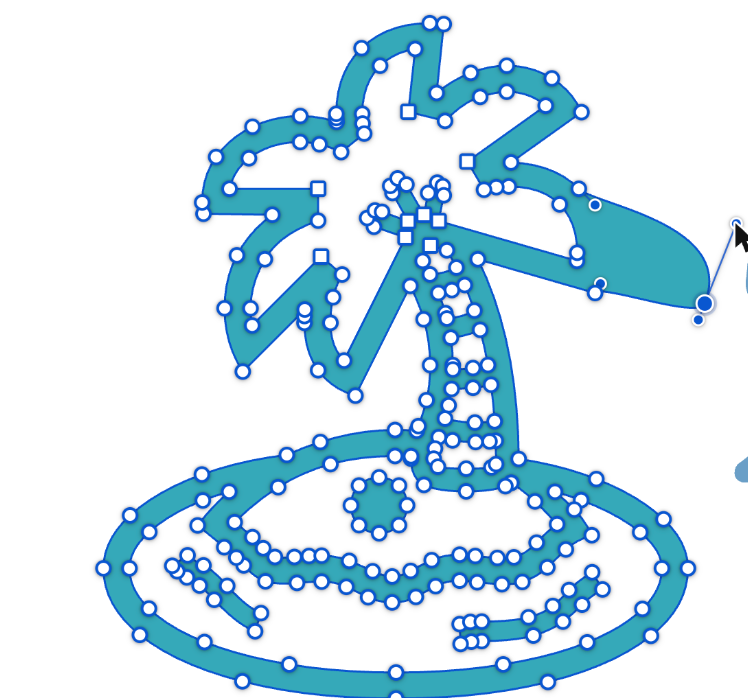
#> input picture tools/pack/brief/edit-points.png, 748 x 698 px
$ python -i blog_images.py   (imports and definitions only)
#> lines starting #> are read from the running program, lines starting #| are printed output that depends on the picture; after the words box and inside, x2 and y2 are one past the last pixel; in counts of white or black regions, pixels touching at a corner belong together
#> further down, picture is the input picture: PIL image 748x698 RGB; mean R, G, B 202.5, 226.9, 238
#!/usr/bin/env python3
"""Render annotated blog graphics for /blog/letter-spacing-google-slides.

Usage: python3 tools/blog_images.py <dir-with-raw-captures>
Raw captures are browser screenshots named by key in RAW below.
Outputs PNGs into cloud/static/blog/img/.
"""
import sys
from pathlib import Path
from PIL import Image, ImageDraw, ImageFilter, ImageFont

ROOT = Path(__file__).resolve().parent.parent
OUT = ROOT / "cloud" / "static" / "blog" / "img"
FONT = Path("/tmp/fonts/Overpass.ttf")

YELLOW = (255, 199, 0)
BLUE = (0, 102, 255)
INK = (28, 30, 34)
MUTE = (107, 111, 118)
BG = (246, 247, 249)
WHITE = (255, 255, 255)
RED = (226, 64, 52)


# [57 lines left out: functions font, cursor, shadow_card, ring, pill, not called in this run]


def scale(img, k):
    return img.resize((int(img.width * k), int(img.height * k)), Image.LANCZOS)


# ------------------------------------------------------------------ graphics
# [119 lines left out: functions hero, anatomy, not called in this run]


def foreground_mask(orig, keep=()):
    """Pixels that should stay ON TOP of annotation rings: the cursor (dark pixels,
    dilated to include its white outline) and any ink inside `keep` boxes (scaled coords)."""
#> called with keep = ()
    from PIL import ImageChops
    lum = orig.convert("L")
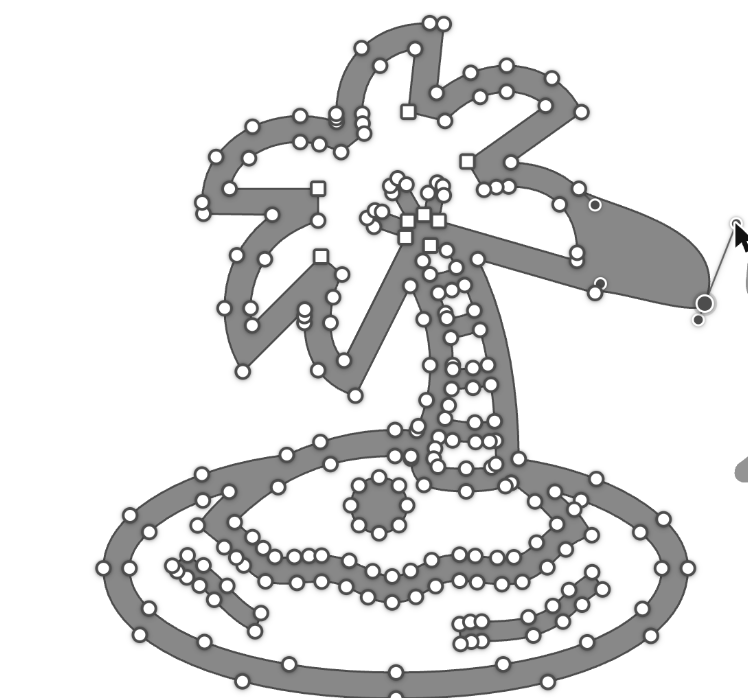
#> lum: PIL image 748x698 L; min 17, max 255, mean 220.8
    dark = lum.point(lambda v: 255 if v < 60 else 0).filter(ImageFilter.MaxFilter(9))
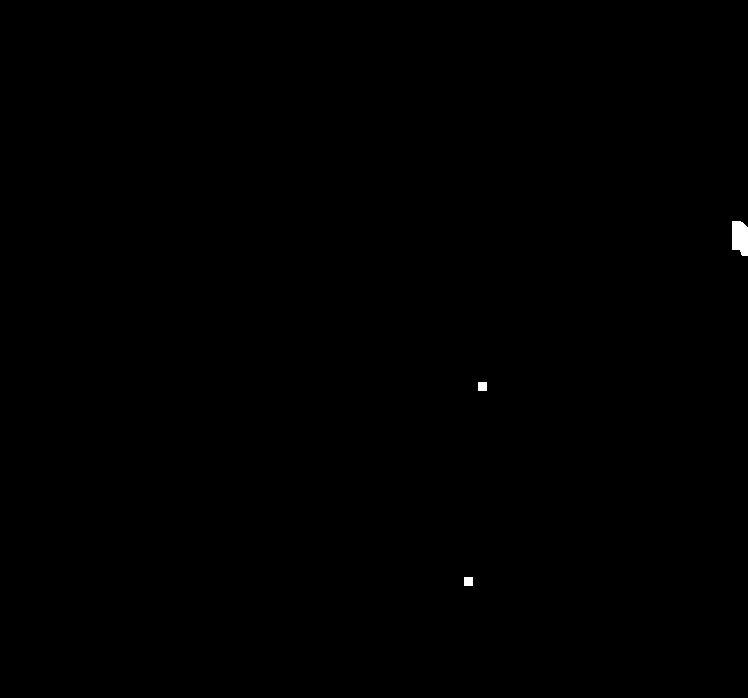
#> dark: PIL image 748x698 L; 0.12% white; 3 white regions, box (x1, y1, x2, y2) and area: (732, 221, 748, 256) 485, (478, 382, 487, 391) 81, (464, 577, 473, 586) 81
    mask = dark
    if keep:
        diff = ImageChops.difference(orig, Image.new("RGB", orig.size, WHITE)).convert("L")
        ink = diff.point(lambda v: 255 if v > 40 else 0).filter(ImageFilter.MaxFilter(3))
        box_m = Image.new("L", orig.size, 0)
        bd = ImageDraw.Draw(box_m)
        for b in keep:
            bd.rectangle(b, fill=255)
        mask = ImageChops.lighter(mask, ImageChops.multiply(ink, box_m))
    return mask


# [79 lines left out: functions annotated, pair, wayback, main, not called in this run]


# [2 lines not run here, left out]

>>> from PIL import Image
>>> picture = Image.open('pack/brief/edit-points.png')
>>> result = foreground_mask(picture)
